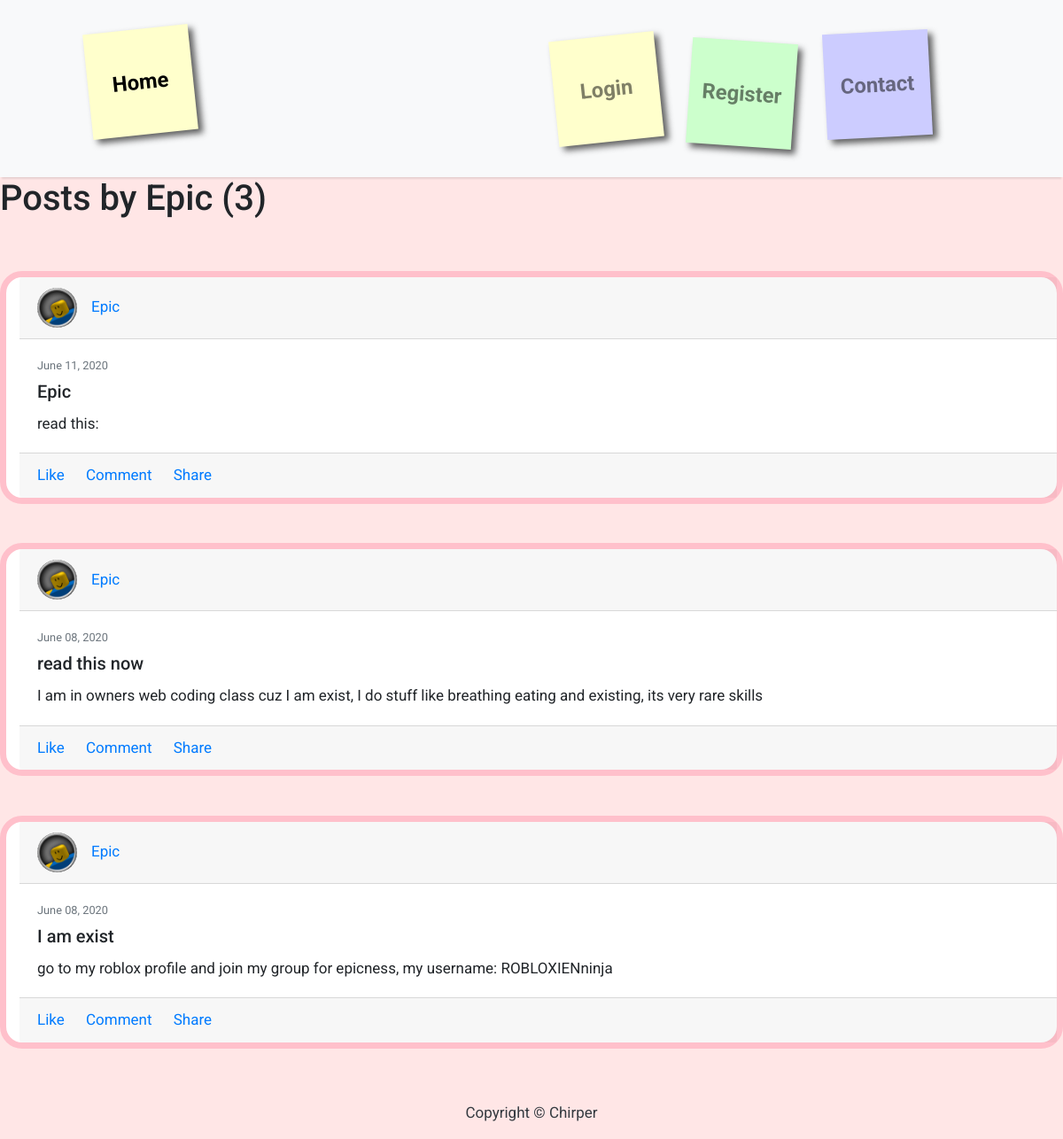
Screenshot of /user/Epic with the database file from the repository.
### blog/models.py (models this page shows, shortened)
class Post(models.Model):
    title = models.CharField(max_length=100)
    content = models.TextField()
    date_posted = models.DateTimeField(default=timezone.now)
    author = models.ForeignKey(User, on_delete=models.CASCADE)

### users/models.py (models this page shows, shortened)
class Profile(models.Model):
    user = models.OneToOneField(User, on_delete=models.CASCADE)
    image = models.ImageField(default='default.jpg', upload_to='profile_pics')

### blog/views.py (the view)
# urls.py: path('user/<str:username>', UserPostListView.as_view(), name='user-posts'),
class UserPostListView(ListView):
    model = Post
    template_name = 'blog/user_posts.html'  # <app>/<model>_<viewtype>.html
    context_object_name = 'posts'
    paginate_by = 5
    def get_queryset(self):
        user = get_object_or_404(User, username=self.kwargs.get('username'))
        return Post.objects.filter(author=user).order_by('-date_posted')

### blog/templates/blog/user_posts.html (shortened to what this page needs)
{% extends "blog/base.html" %}
{% block content %}
<h1 class="mb-3"> Posts by {{ view.kwargs.username }} ({{ page_obj.paginator.count }})</h1>
<p>&nbsp;</p>
{% for post in posts %}
<div class="card gedf-card">
<div class="card-header">
  <div class="d-flex justify-content-between align-items-center">
      <div class="d-flex justify-content-between align-items-center">
          <div class="mr-2">
              <img class="rounded-circle" width="45" src="{{ post.author.profile.image.url }}" alt="">
          </div>
          <div class="ml-2">
              <a class="card-link" href="{% url 'user-posts' post.author.username %}">{{ post.author }}</a>
          </div>
      </div>
  </div>
</div>
<div class="card-body">
  <div class="text-muted h7 mb-2"> {{ post.date_posted|date:"F d, Y" }}</div>
      <h5 class="card-title">{{ post.title }}</h5>
  <p class="card-text">
      {{ post.content }}
  </p>
</div>
<div class="card-footer">
  <a href="#" class="card-link"> Like</a>
  <a href="#" class="card-link"> Comment</a>
  <a href="#" class="card-link"> Share</a>
</div>
</div>
{% endfor %}
{% endblock content %}

### blog/templates/blog/base.html (shortened to what this page needs)
{% load static %}
<!DOCTYPE html>
<html>
    <head>
        <link rel="stylesheet" href="https://maxcdn.bootstrapcdn.com/bootstrap/4.0.0/css/bootstrap.min.css"
 />
    </head>
            <body>
        <nav class="navbar navbar-expand-lg navbar-light bg-light shadow" id="mainNav">
            <div class="container-fluid">
                    <ul>
                        <li class="nav-item text-black">
                                  <a class="nav-link text-black font-weight-bold" href="{% url 'blog-home' %}">
                                    <h2>Home</h2>
                                  </a>
                                </li>
                            </ul>
                <div class="collapse navbar-collapse" id="navbarResponsive">
                    <ul class="navbar-nav ml-auto">
                        <ul>
                        {% if user.is_authenticated %}
                            <li class="nav-item text-black">
                                    <a class="nav-link text-black font-weight-bold" href="{% url 'logout' %}">Log Out</a>
                                </li>
                                <li class="nav-item text-black">
                                    <a class="nav-link text-black font-weight-bold" href="{% url 'profile' %}">Profile</a>
                                </li>
                                <li class="nav-item text-black">
                                        <a class="nav-link text-black font-weight-bold" href="{% url 'post-create' %}">New Post</a>
                                    </li>
                        {% else %}
                                <li class="nav-item text-black">
                                  <a class="nav-link text-black font-weight-bold" href="{% url 'login' %}">
                                    <h2>Login</h2>
                                  </a>
                                </li>
                                <li class="nav-item text-black">
                                        <a class="nav-link text-black font-weight-bold" href="{% url 'register' %}">
                                          <h2>Register</h2>
                                        </a>
                                      </li>
                        {%endif%}
                        <li class="nav-item text-black">
                                  <a class="nav-link text-black font-weight-bold" href="https://www.linkedin.com/in/sabuhattab/">
                                    <h2>Contact</h2>
                                  </a>
                                </li>
                    </ul>
                    </ul>
                </div>
            </div>
        </nav>
        {% block content %}{% endblock content %}
        <footer class="py-3 bg-grey">
            <p class="m-0 text-dark text-center ">Copyright &copy; Chirper</p>
        </footer>
    </body>
</html>

### blog/templates/blog/base.html (style rules this page uses)
h2,p { font-size:100%; font-weight:normal; }
ul,li { list-style:none; }
ul { overflow:hidden; padding:3em; }
ul li a { text-decoration:none; color:#000; background:#ffc; display:block; height:7em; width:7em; padding:1em; -moz-box-shadow:5px 5px 7px rgba(33,33,33,1); -webkit-box-shadow: 5px 5px 7px rgba(33,33,33,.7); box-shadow: 5px 5px 7px rgba(33,33,33,.7); -moz-transition:-moz-transform .15s linear; -o-transition:-o-transform .15s linear; -webkit-transition:-webkit-transform .15s linear; }
ul li { margin:1em; float:left; }
ul li h2 { font-size:140%; font-weight:bold; position: absolute; top: 50%; left: 50%; margin-right: -50%; transform: translate(-50%, -50%) }
ul li a { -webkit-transform: rotate(-6deg); -o-transform: rotate(-6deg); -moz-transform:rotate(-6deg); }
ul li:nth-child(even) a { -o-transform:rotate(4deg); -webkit-transform:rotate(4deg); -moz-transform:rotate(4deg); position:relative; top:5px; background:#cfc; }
ul li:nth-child(3n) a { -o-transform:rotate(-3deg); -webkit-transform:rotate(-3deg); -moz-transform:rotate(-3deg); position:relative; top:-5px; background:#ccf; }
body { font-family: "Roboto", sans-serif; font-size: 17px; background-color:#ffe6e6; }
.shadow { box-shadow: 0 4px 2px -2px rgba(0, 0, 0, 0.1); }
.navbar { max-height: 200px; }

### blog/templates/blog/user_posts.html (style rules this page uses)
.h7 { font-size: 0.8rem; color: white; }
@media (min-width: 992px) { .gedf-card { margin-bottom: 2.77rem; border-radius:25px; padding-left:15px; border-color:pink; border-width:7px; } }

### rows the page displays
Post: author.profile.image (picture), author "Epic", date_posted "June 11, 2020", title "Epic", content "read this:"
Post: author.profile.image (picture), author "Epic", date_posted "June 08, 2020", title "read this now", content "I am in owners web coding class cuz I am exist, I do stuff like breathing eating and existing, its very rare skills"
Post: author.profile.image (picture), author "Epic", date_posted "June 08, 2020", title "I am exist", content "go to my roblox profile and join my group for epicness, my username: ROBLOXIENninja"

### other values shown
{{ view.kwargs.username }} "Epic"
{{ page_obj.paginator.count }} "3"
